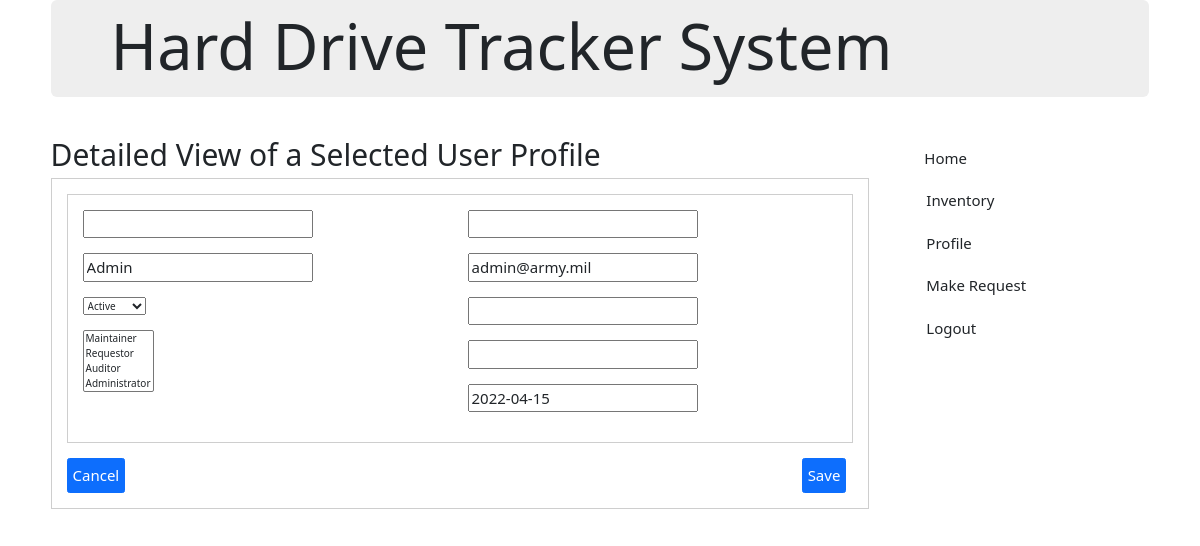
The app's page /view_user_profile/1 (signed in) with its own data.
### users/models.py (models this page shows)
class UserProfile(AbstractUser):
    class MockGroupIs(models.TextChoices):
        MAINTAINER = 'Maintainer'
        REQUESTOR = 'Requestor'
    class Status(models.TextChoices):
        PENDING = 'Pending'
        ACTIVE = 'Active'
        DISABLED = 'Disabled'
        ARCHIVED = 'Archived'
    direct_supervisor_email = models.EmailField()
    branch_chief_email = models.EmailField()
    status = models.CharField(max_length = 20, choices= Status.choices, default=Status.PENDING)
    last_modified_date = models.DateField(default=timezone.now, blank=True)
    mock_group_is = models.CharField(max_length=20, choices=MockGroupIs.choices, default=MockGroupIs.MAINTAINER)

### main/views/maintainer.py (the view, shortened to what this page needs)
# urls.py: path('view_user_profile/<int:id>', maintainer.view_user_profile, name="view_user_profile"),
@login_required(login_url='main:login')
def view_user_profile(request, id):
    userProfile = UserProfile.objects.get(pk = id)
    form = UserForm(instance=userProfile)
    context = {
        "userProfile" : userProfile,
        "form" : form,
        "auditor_view":False
        }
    if is_in_groups(request,"Auditor"):
        context['form'].make_all_readonly()
        context['auditor_view'] = True
    return render(request, 'maintainer/view_user_profile.html', context)

### main/forms.py (shortened to what this page needs)
class UserForm(forms.ModelForm):
    class Meta:
        model = UserProfile
        fields =['first_name','last_name','email','username','groups', 'status', 'last_modified_date','direct_supervisor_email', 'branch_chief_email']

### main/templatetags/has_group.py (called while the page is built)
@register.filter(name='has_group')
def has_group(user, group_name):
    print("Has=Group")
    if user.groups.filter(name="Maintainer").exists():
        if group_name == "Requestor" and user.mock_group_is == UserProfile.MockGroupIs.REQUESTOR:
            return True
        return group_name=="Maintainer" and user.mock_group_is == UserProfile.MockGroupIs.MAINTAINER
    return user.groups.filter(name=group_name).exists()

### main/views/util.py (called while the page is built)
def is_in_groups(request, *groups):
    if request.user.is_staff:
        return True
    for group in groups:
        if request.user.groups.filter(name=group).exists():
            return True
    return False

### main/templates/maintainer/view_user_profile.html (shortened to what this page needs)
{% extends "main/base.html" %}
{%load bootstrap%}
{% block content %}
<form action="{% url 'main:view_user_profile' userProfile.id %}" method="POST" id="user-form">
<h3>Detailed View of a Selected User Profile</h3>
<div class="container-fluid" style="border:1px solid #cecece;">
    <div class="row">
        <div class="col">
                <div class="col">
                    <br>
                    <div class="container-fluid" style="border:1px solid #cecece;">
                        <div class="row">
                            <div class="col">
                                <br>
                                <div class = "col">
                                        <div class="form-group">
                                            {{form.first_name | bootstrap}}
                                        </div>
                                        <div class="form-group">
                                            {{form.username | bootstrap}}
                                        </div>
                                        <div class="form-group">
                                            {{form.status | bootstrap}}
                                        </div>
                                        <div class="form-group">
                                            {{form.groups | bootstrap}}
                                        </div>
                                </div>
                            </div>
                            <div class="col">
                                <br>
                                <div class="form-group">
                                    {{form.last_name | bootstrap}}
                                </div>
                                <div class="form-group">
                                    {{form.email | bootstrap}}
                                </div>
                                 <div class="form-group">
                                    {{form.direct_supervisor_email | bootstrap}}
                                </div>
                                <div class="form-group">
                                    {{form.branch_chief_email | bootstrap}}
                                </div>
                                <div class="form-group">
                                    {{form.last_modified_date | bootstrap}}
                                </div>
                                <br>
                            </div>
                        </div>
                    </div>
                </div>
            </div>
            <div class="btn-block">
                <div class="row">
                    <div class="col-11">
                        <br>
                        <button class="btn btn-primary" onclick="location.href={% url 'main:view_all_profiles' %}">Cancel</button>
                        <br>
                        <br>
                    </div>
                    {% if not auditor_view %}
                    <div class="col">
                        <br>
                        <button type="submit" class="btn btn-primary">Save</button>
                        <br>
                        <br>
                    </div>
                    {% endif %}
                </div>
            </div>
        </div>
    </div>
</form>
{% endblock %}

### main/templates/main/base.html (style rules this page uses)
.btn { padding: 5px 5px; font-size: 1.5rem }
h3 { font-size: 3rem; }
input { font-size: 1.5rem; }

### records on screen
UserProfile: username "Admin", status "Active", email "admin@army.mil", last_modified_date "2022-04-15"
